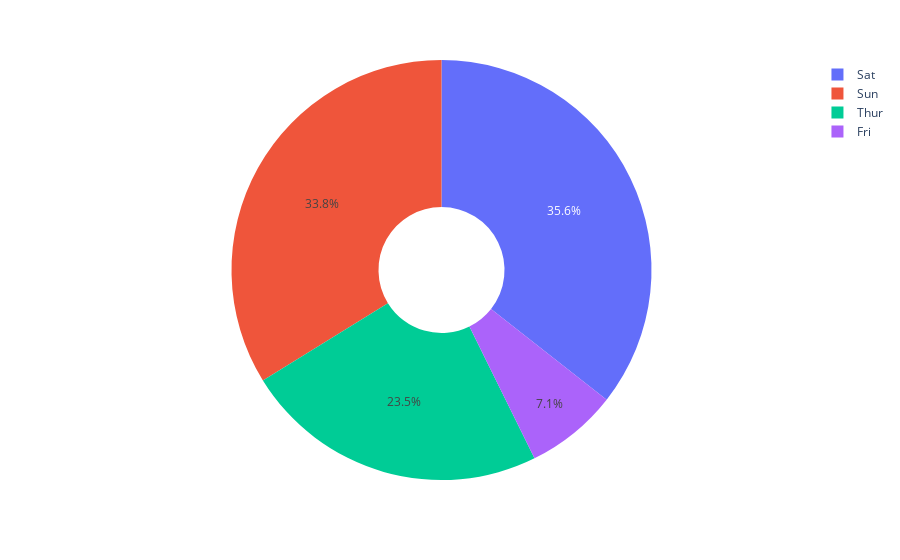

Here is the notebook cell this chart was saved with:
### Code cell
figure = px.pie(data, values = "tip", names = "day", hole = 0.3)
figure.show()

### Figure 1 — Plotly figure (JSON) as saved in the notebook; plotly's stock layout.template omitted (floating-point values rounded to 4 significant figures; data arrays with more than 128 entries replaced by an {"elided": "..."} marker saying what was removed)
{"data": [{"domain": {"x": [0, 1], "y": [0, 1]}, "hole": 0.3, "hovertemplate": "day=%{label}<br>tip=%{value}<extra></extra>", "labels": {"elided": "244 str values"}, "legendgroup": "", "name": "", "showlegend": true, "type": "pie", "values": {"elided": "244 float values"}}], "layout": {"autosize": true, "legend": {"tracegroupgap": 0}, "margin": {"t": 60}}}
